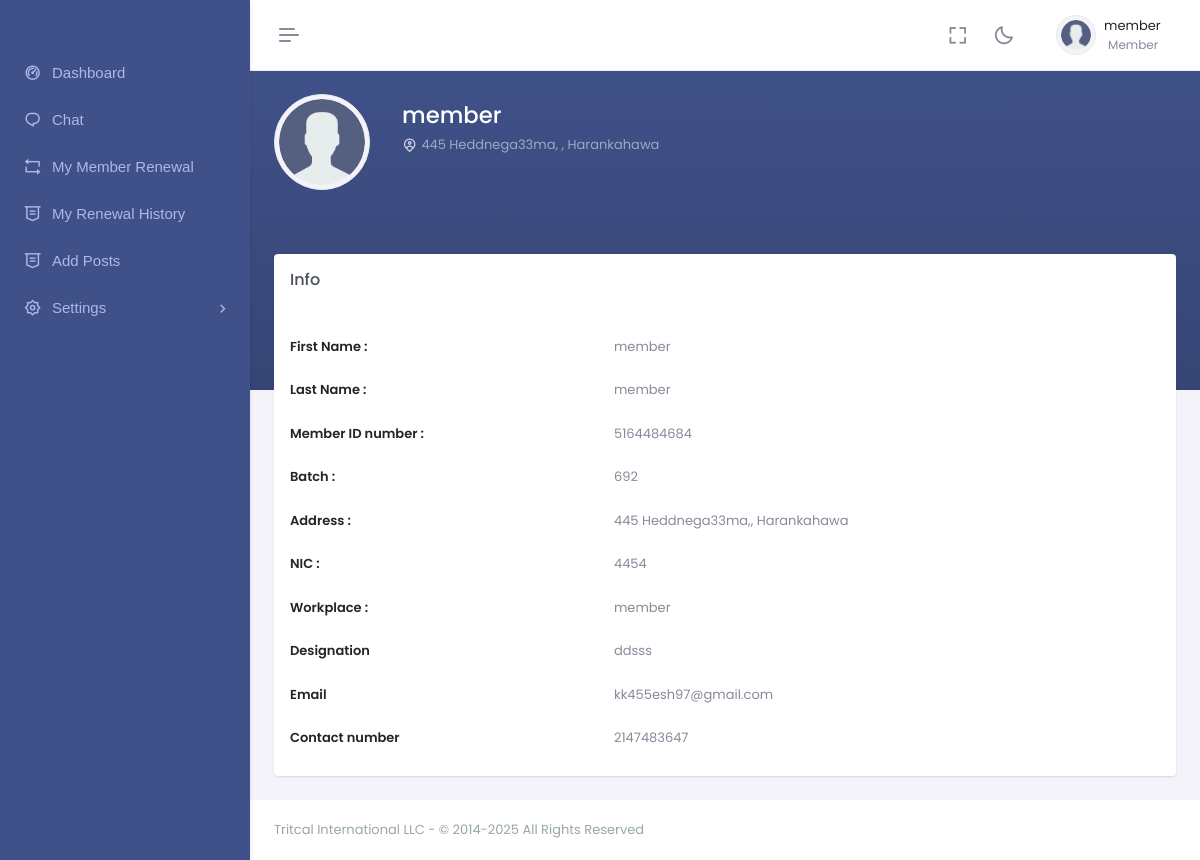
The app's page /member_profile.php (signed in) with its own data.
### tables this page shows
CREATE TABLE `members` (
  `member_id` int(11) NOT NULL,
  `member_username` varchar(255) NOT NULL,
  `member_first_name` varchar(255) NOT NULL,
  `member_last_name` varchar(255) NOT NULL,
  `member_id_no` varchar(255) NOT NULL,
  `member_batch` varchar(255) DEFAULT NULL,
  `member_address` varchar(255) DEFAULT NULL,
  `member_address_line2` varchar(255) DEFAULT NULL,
  `member_nic` varchar(255) DEFAULT NULL,
  `role` varchar(255) DEFAULT NULL,
  `member_wrokplace` varchar(255) DEFAULT NULL,
  `member_designation` varchar(255) DEFAULT NULL,
  `member_email` varchar(255) NOT NULL,
  `contact_number` varchar(100) NOT NULL,
  `profile_pic` varchar(255) DEFAULT NULL,
  `password` varchar(255) NOT NULL,
  `confirm_password` varchar(255) NOT NULL,
  `status` varchar(255) DEFAULT NULL
);

### member_profile.php (the view, shortened to what this page needs)
<?php
require 'db.php';
?>
<!doctype html>
<html lang="en" data-layout="vertical" data-topbar="light" data-sidebar="dark" data-sidebar-size="lg"
    data-sidebar-image="none" data-preloader="disable" data-theme="default" data-theme-colors="default">
<head>
    <link rel="stylesheet" href="assets/libs/swiper/swiper-bundle.min.css">
    <link href="assets/css/bootstrap.min.css" rel="stylesheet" type="text/css" />
    <link href="assets/css/icons.min.css" rel="stylesheet" type="text/css" />
    <link href="assets/css/app.min.css" rel="stylesheet" type="text/css" />
    <link href="assets/css/custom.min.css" rel="stylesheet" type="text/css" />
</head>
<body>
    <div id="layout-wrapper">
        <?php include './inc/member_header.php'; ?>
        <?php include './inc/member_sidebar.php'; ?>
        <div class="main-content">
            <div class="page-content">
                <div class="container-fluid">
                    <div class="profile-foreground position-relative mx-n4 mt-n4">
                        <div class="profile-wid-bg"></div>
                    </div>
                    <div class="pt-4 mb-4 mb-lg-3 pb-lg-4 profile-wrapper">
                        <div class="row g-4">
                            <div class="col-auto">
                                <div class="avatar-lg">
                                    <?php
                                    if ($userData['profile_pic'] == NULL) {
                                        ?>
                                        <img src="inc/user.png" alt="" class="img-thumbnail rounded-circle"
                                            style="width:100px;">
                                        <?php
                                    } else {
                                        ?>
                                        <img src="backend/uploads/<?= $userData['profile_pic']; ?>" alt=""
                                            class="img-thumbnail rounded-circle" style="width:100px;">
                                        <?php
                                    }
                                    ?>
                                </div>
                            </div>
                            <div class="col">
                                <div class="p-2">
                                    <h3 class="text-white mb-1">
                                        <?php echo htmlspecialchars($userData['member_username']); ?></h3>
                                    <div class="hstack text-white-50 gap-1">
                                        <div class="me-2"><i
                                                class="ri-map-pin-user-line me-1 text-white text-opacity-75 fs-16 align-middle"></i><?php echo htmlspecialchars($userData['member_address']); ?>
                                            , <?php echo htmlspecialchars($userData['member_address_line2']); ?></div>
                                    </div>
                                </div>
                            </div>
                        </div>
                    </div>
                    <div class="row">
                        <div class="col-lg-12">
                            <div>
                                <div class="tab-content pt-4 text-muted">
                                    <div class="tab-pane active" id="overview-tab" role="tabpanel">
                                        <div class="row">
                                            <div class="col-xxl-12">
                                                <div class="card">
                                                    <div class="card-body">
                                                        <h5 class="card-title mb-3">Info</h5>
                                                        <div class="table-responsive">
                                                            <table class="table table-borderless mb-0">
                                                                <tbody>
                                                                    <tr>
                                                                        <th class="ps-0" scope="row">First Name :</th>
                                                                        <td class="text-muted">
                                                                            <?php echo htmlspecialchars($userData['member_first_name']); ?>
                                                                        </td>
                                                                    </tr>
                                                                    <tr>
                                                                        <th class="ps-0" scope="row">Last Name :</th>
                                                                        <td class="text-muted">
                                                                            <?php echo htmlspecialchars($userData['member_last_name']); ?>
                                                                        </td>
                                                                    </tr>
                                                                    <tr>
                                                                        <th class="ps-0" scope="row">Member ID number :
                                                                        </th>
                                                                        <td class="text-muted">
                                                                            <?php echo htmlspecialchars($userData['member_id_no']); ?>
                                                                        </td>
                                                                    </tr>
                                                                    <tr>
                                                                        <th class="ps-0" scope="row">Batch :</th>
                                                                        <td class="text-muted">
                                                                            <?php echo htmlspecialchars($userData['member_batch']); ?>
                                                                        </td>
                                                                    </tr>
                                                                    <tr>
                                                                        <th class="ps-0" scope="row">Address :</th>
                                                                        <td class="text-muted">
                                                                            <?php echo htmlspecialchars($userData['member_address']); ?>,
                                                                            <?php echo htmlspecialchars($userData['member_address_line2']); ?>
                                                                        </td>
                                                                        <br>
                                                                    </tr>
                                                                    <tr>
                                                                        <th class="ps-0" scope="row">NIC :</th>
                                                                        <td class="text-muted">
                                                                            <?php echo htmlspecialchars($userData['member_nic']); ?>
                                                                        </td>
                                                                    </tr>
                                                                    <tr>
                                                                        <th class="ps-0" scope="row">Workplace :</th>
                                                                        <td class="text-muted">
                                                                            <?php echo htmlspecialchars($userData['member_wrokplace']); ?>
                                                                        </td>
                                                                    </tr>
                                                                    <tr>
                                                                        <th class="ps-0" scope="row">Designation</th>
                                                                        <td class="text-muted">
                                                                            <?php echo htmlspecialchars($userData['member_designation']); ?>
                                                                        </td>
                                                                    </tr>
                                                                    <tr>
                                                                        <th class="ps-0" scope="row">Email</th>
                                                                        <td class="text-muted">
                                                                            <?php echo htmlspecialchars($userData['member_email']); ?>
                                                                        </td>
                                                                    </tr>
                                                                    <tr>
                                                                        <th class="ps-0" scope="row">Contact number</th>
                                                                        <td class="text-muted">
                                                                            <?php echo htmlspecialchars($userData['contact_number']); ?>
                                                                        </td>
                                                                    </tr>
                                                                </tbody>
                                                            </table>
                                                        </div>
                                                    </div>
                                                </div>
                                            </div>
                                        </div>
                                    </div>
                                </div>
                            </div>
                        </div>
                    </div>
                </div>
            </div>
            <?php include './inc/dash_footer.php'; ?>
        </div>
</body>
</html>

### records on screen
members: member_username "member", member_address "445 Heddnega33ma,", member_address_line2 "Harankahawa", member_first_name "member", member_last_name "member", member_id_no "5164484684", member_batch "692", member_nic "4454", member_wrokplace "member", member_designation "ddsss", member_email "kk455esh97@gmail.com", contact_number "2147483647"

### other values on screen
$_SESSION['member_username'] "member"
